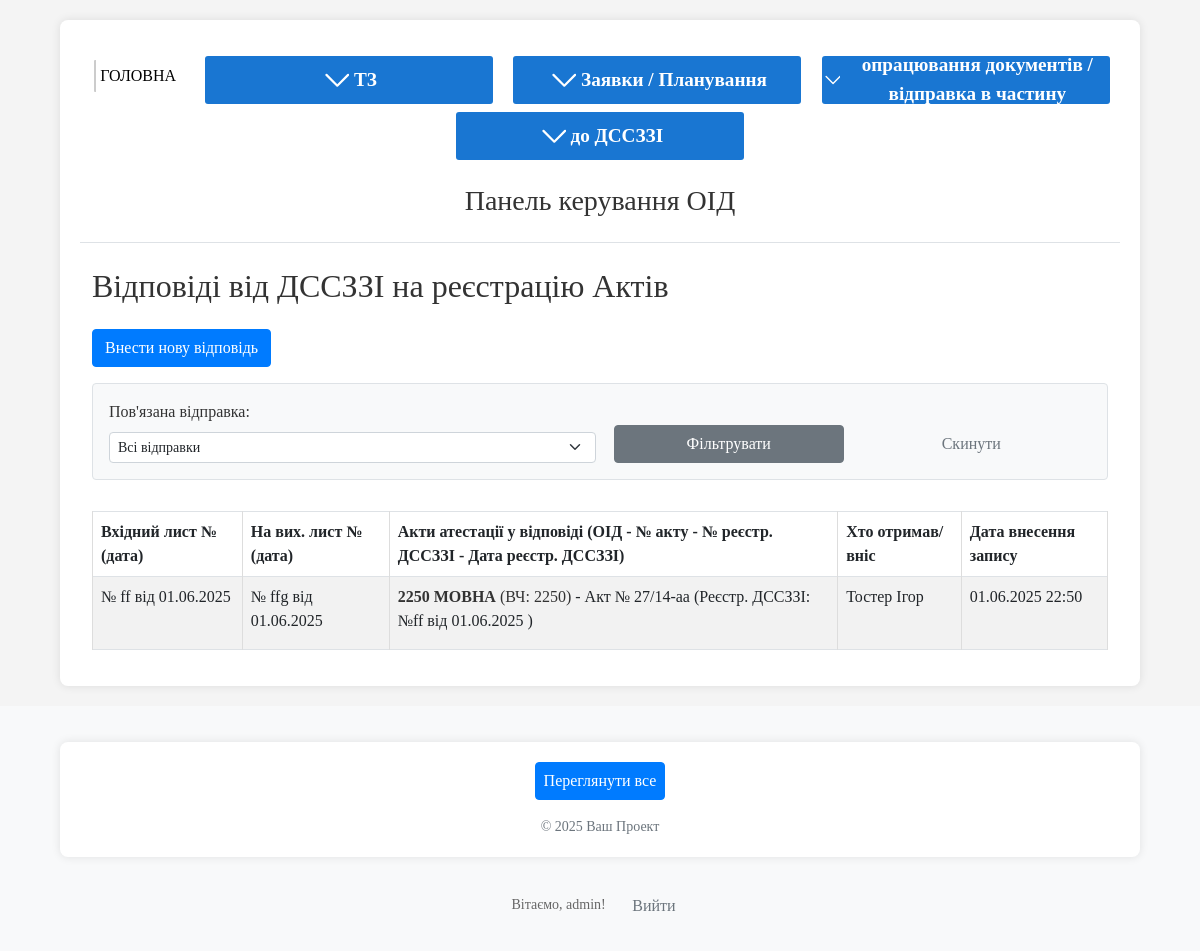
Before: /oids/attestation-responses/ (signed in) with the older database file.
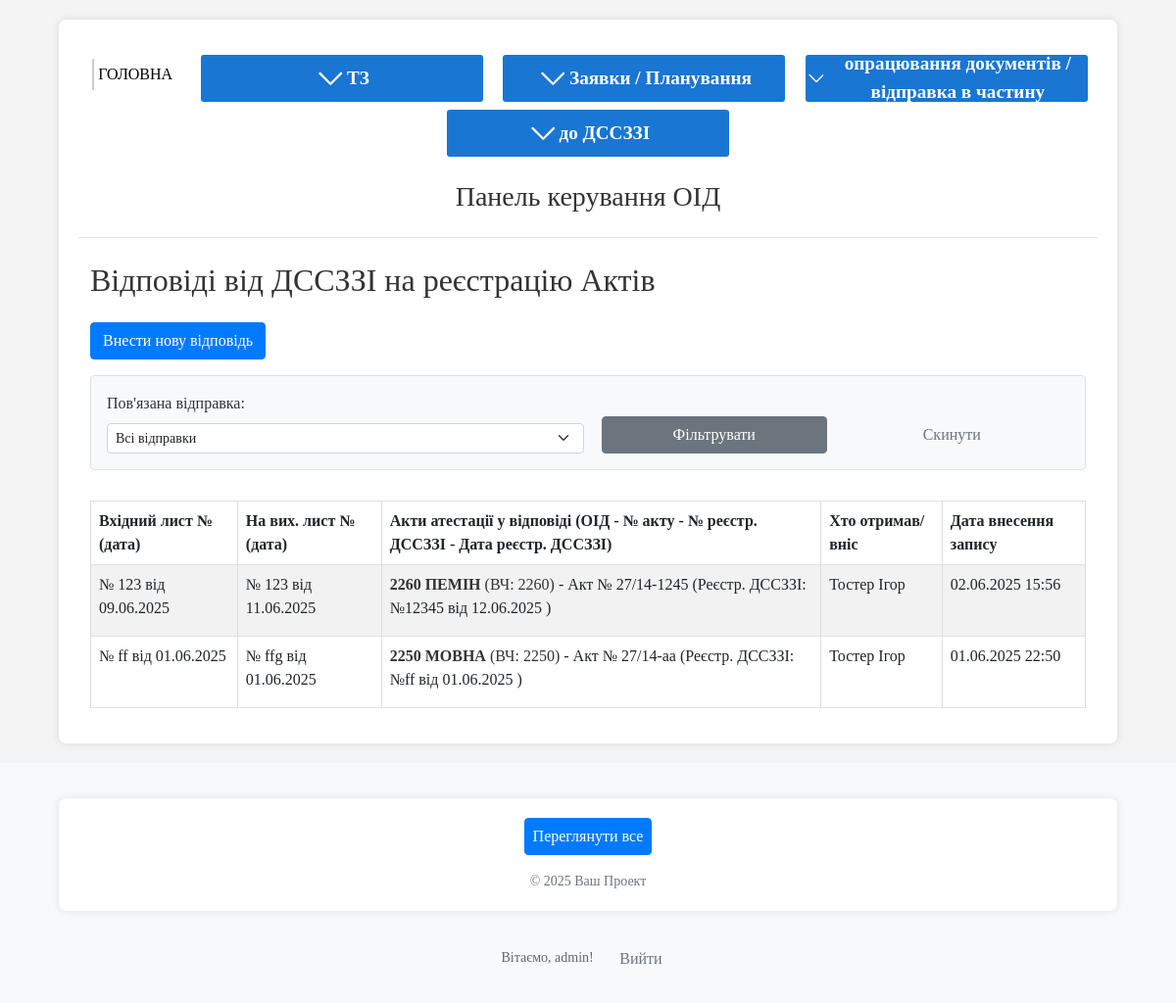
After: the same page with the newer database file.
### oids/models.py (models this page shows, shortened)
class AttestationResponse(models.Model):
    attestation_registration_sent = models.OneToOneField(
        AttestationRegistration,
        on_delete=models.CASCADE,
        verbose_name="Пов'язана відправка (вихідний лист)",
        related_name='response_received'
    )
    response_letter_number = models.CharField(
        max_length=50,
        verbose_name="Вхідний номер листа-відповіді"
    )
    response_letter_date = models.DateField(
        verbose_name="Дата вхідного листа-відповіді"
    )
    received_by = models.ForeignKey(
        Person,
        on_delete=models.SET_NULL,
        null=True,
        blank=True,
        verbose_name="Хто отримав/вніс відповідь",
        related_name='processed_attestation_responses'
    )
    note = models.TextField(blank=True, null=True, verbose_name="Примітка до відповіді")
    created_at = models.DateTimeField(auto_now_add=True)
    updated_at = models.DateTimeField(auto_now=True)
    history = HistoricalRecords()
    class Meta:
        verbose_name = "Відповідь на реєстрацію (ДССЗЗІ)"
        verbose_name_plural = "Відповіді на реєстрацію (ДССЗЗІ)"
        ordering = ['-response_letter_date', '-id']

class AttestationRegistration(models.Model):
    units = models.ManyToManyField(
        Unit,
        verbose_name="Військові частини (акти яких включено)",
        related_name='sent_for_attestation_registrations',
        blank=True
    )
    outgoing_letter_number = models.CharField(
        max_length=50,
        verbose_name="Вихідний номер листа до ДССЗЗІ"
    )
    outgoing_letter_date = models.DateField(
        verbose_name="Дата вихідного листа"
    )
    sent_by = models.ForeignKey(
        Person,
        on_delete=models.SET_NULL,
        null=True,
        blank=True,
        verbose_name="Хто відправив лист",
        related_name='sent_attestation_packages'
    )
    status = models.CharField(
        max_length=25,
        choices=AttestationRegistrationStatusChoices.choices,
        default=AttestationRegistrationStatusChoices.SENT,
        verbose_name="Статус відправки"
    )
    note = models.TextField(
        blank=True,
        null=True,
        verbose_name="Примітка до відправки"
    )
    created_at = models.DateTimeField(auto_now_add=True, verbose_name="Дата створення запису")
    updated_at = models.DateTimeField(auto_now=True, verbose_name="Дата останнього оновлення")
    history = HistoricalRecords()
    class Meta:
        verbose_name = "Відправка актів на реєстрацію (ДССЗЗІ)"
        verbose_name_plural = "Відправки актів на реєстрацію (ДССЗЗІ)"
        ordering = ['-outgoing_letter_date', '-id']

class Document(models.Model):
    oid = models.ForeignKey(
        OID,
        on_delete=models.CASCADE,
        verbose_name="ОІД",
        related_name='documents'
    )
    work_request_item = models.ForeignKey(
        WorkRequestItem,
        on_delete=models.SET_NULL,
        blank=True,
        null=True,
        verbose_name="Елемент заявки",
        related_name='produced_documents'
    )
    document_type = models.ForeignKey(
        DocumentType,
        on_delete=models.PROTECT,
        verbose_name="Тип документа"
    )
    document_number = models.CharField(max_length=50, default='27/14-', verbose_name="Підготовлений № документа")
    process_date = models.DateField(verbose_name="Дата опрацювання") # Дата внесення документа
    work_date = models.DateField(verbose_name="Дата проведення робіт") # Дата, коли роботи фактично проводилися
    author = models.ForeignKey(
        'Person', # Використовуємо рядок
        on_delete=models.SET_NULL,
        null=True,
        blank=True,
        verbose_name="Автор документа",
        related_name='authored_documents'
    )
    attachment = models.FileField(upload_to="attestation_docs/", blank=True, null=True, verbose_name="Прикріплений файл (Опційно)")
    note = models.TextField(blank=True, null=True, verbose_name="Примітки")
    created_at = models.DateTimeField(auto_now_add=True, verbose_name="Дата створення запису")
    updated_at = models.DateTimeField(auto_now=True, verbose_name="Дата останнього оновлення")
    expiration_date = models.DateField(verbose_name="Дата завершення дії", blank=True, null=True)
    history = HistoricalRecords()
    attestation_registration_sent = models.ForeignKey(
        'AttestationRegistration', # Використовуємо рядок
        on_delete=models.SET_NULL, # Якщо запис про відправку видаляється, інформація в документі залишається, але без зв'язку
        null=True,
        blank=True,
        verbose_name="Відправлено на реєстрацію ДССЗЗІ (в складі листа)",
        related_name="registered_documents" # Дозволить отримати всі документи в цій відправці
    )
    dsszzi_registered_number = models.CharField(
        max_length=50,
        blank=True,
        null=True,
        verbose_name="Зареєстрований номер в ДССЗЗІ (для цього акту)"
    )
    dsszzi_registered_date = models.DateField(
        blank=True,
        null=True,
        verbose_name="Дата реєстрації в ДССЗЗІ (для цього акту)"
    )
    class Meta:
        verbose_name = "Опрацьований документ"
        verbose_name_plural = "Опрацьовані документи"
        ordering = ['-process_date', '-work_date']

class OID(models.Model):
    unit = models.ForeignKey(
        Unit,
        on_delete=models.CASCADE,
        verbose_name="Військова частина",
        related_name='oids' # Дозволить отримати всі ОІД для частини: `unit_instance.oids.all()`
    )
    oid_type = models.CharField(max_length=10, choices=OIDTypeChoices.choices, verbose_name="Тип ОІД")
    cipher = models.CharField(max_length=100, verbose_name="Шифр ОІД", unique=True) # Додав шифр, як вказано в описі
    sec_level = models.CharField(max_length=15, choices=SecLevelChoices.choices, verbose_name="Гриф")
    full_name = models.CharField(max_length=255, verbose_name="Повна назва ОІД", blank=True, null=True) # Змінив name на full_name
    room = models.CharField(max_length=255, verbose_name="Приміщення №")
    status = models.CharField(max_length=30, choices=OIDStatusChoices.choices, default=OIDStatusChoices.NEW, verbose_name="Поточний стан ОІД")
    note = models.TextField(verbose_name="Примітка", blank=True, null=True)
    created_at = models.DateTimeField(auto_now_add=True, verbose_name="Дата створення запису")
    updated_at = models.DateTimeField(auto_now=True, verbose_name="Дата останнього оновлення")
    history = HistoricalRecords()
    class Meta:
        verbose_name = "Об’єкт інформаційної діяльності (ОІД)"
        verbose_name_plural = "Об’єкти інформаційної діяльності (ОІД)"

class Unit(models.Model):
    territorial_management = models.ForeignKey(
        TerritorialManagement,
        on_delete=models.SET_NULL, # Якщо ТУ видаляється, частина може залишитися, але без прив'язки до ТУ.
        null=True,
        blank=True,
        verbose_name="Територіальне управління",
        related_name='units' # Дозволить отримати всі частини для ТУ: `tu_instance.units.all()`
    )
    code = models.CharField(max_length=50, unique=True, verbose_name="Код частини (номер)")
    name = models.CharField(max_length=255, verbose_name="Назва військової частини", blank=True, null=True) # Можливо, назва не завжди потрібна, якщо є код
    city = models.CharField(max_length=100, verbose_name="Місто розташування") # Збільшив max_length для міст
    distance_from_gu = models.PositiveIntegerField(verbose_name="Відстань від ГУ (км)", blank=True, null=True) # Змінив на PositiveIntegerField
    unit_groups = models.ManyToManyField(
        UnitGroup,
        blank=True,
        verbose_name="Групи військових частин",
        related_name='units' # Дозволить отримати всі частини для групи: `group_instance.units.all()`
    )
    note = models.TextField(verbose_name="Примітки", blank=True, null=True)
    class Meta:
        verbose_name = "Військова частина"
        verbose_name_plural = "Військові частини"

class Person(models.Model):
    full_name = models.CharField(max_length=255, verbose_name="Прізвище, ім'я") # Змінив name на full_name
    position = models.CharField(max_length=255, verbose_name="Посада")
    is_active = models.BooleanField(default=True, verbose_name="Активний") # Додав поле активності
    class Meta:
        verbose_name = "Виконавець"
        verbose_name_plural = "Виконавці"

### oids/views.py (the view)
# urls.py: path('attestation-responses/', views.attestation_response_list_view, name='list_attestation_responses'),
@login_required
def attestation_response_list_view(request):
    response_list_queryset = AttestationResponse.objects.select_related(
        'attestation_registration_sent__sent_by', # Доступ до пов'язаних даних
        'received_by'
    ).order_by('-response_letter_date', '-id')
    filter_att_reg_id_str = request.GET.get('att_reg_id') # Фільтр за ID відправки
    current_filter_att_reg_id = None
    if filter_att_reg_id_str and filter_att_reg_id_str.isdigit():
        current_filter_att_reg_id = int(filter_att_reg_id_str)
        response_list_queryset = response_list_queryset.filter(attestation_registration_sent__id=current_filter_att_reg_id)
    paginator = Paginator(response_list_queryset, 25)
    page_number = request.GET.get('page')
    page_obj = paginator.get_page(page_number)
    context = {
        'page_title': 'Відповіді від ДССЗЗІ на реєстрацію Актів',
        'object_list': page_obj,
        'page_obj': page_obj,
        'all_registrations_sent': AttestationRegistration.objects.order_by('-outgoing_letter_date'), # Для фільтра
        'current_filter_att_reg_id': current_filter_att_reg_id,
    }
    return render(request, 'oids/lists/attestation_response_list.html', context)

### oids/context_processors.py (called while the page is built)
def global_choices(request):
    filtered_oid_status_choices = [
        (OIDStatusChoices.NEW.value, OIDStatusChoices.NEW.label),
        (OIDStatusChoices.RECEIVED_REQUEST.value, OIDStatusChoices.RECEIVED_REQUEST.label),
        (OIDStatusChoices.ACTIVE.value, OIDStatusChoices.ACTIVE.label),
    ]
    return {
        'oid_type_choices_global': OIDTypeChoices.choices,
        'oid_status_choices_global_for_new': filtered_oid_status_choices,
        'oid_status_choices_global_all': OIDStatusChoices.choices,
        'sec_level_choices_global': SecLevelChoices.choices,
    }

### oids/templates/oids/lists/attestation_response_list.html (shortened to what this page needs)
{% extends "oids/base.html" %}
{% block content %}
<div class="container-fluid">
    <h2 class="mb-4">{{ page_title }}</h2>
    <a href="{% url 'oids:record_attestation_response' %}" class="btn btn-primary mb-3">
         Внести нову відповідь
    </a>
    <form method="get" class="mb-3 p-3 border bg-light rounded">
        <div class="row g-2">
            <div class="col-md-6">
                <label for="id_filter_att_reg" class="form-label">Пов'язана відправка:</label>
                 <select name="att_reg_id" id="id_filter_att_reg" class="form-select form-select-sm">
                    <option value="">Всі відправки</option>
                </select>
            </div>
            <div class="col-md-3 d-flex align-items-end">
                <button type="submit" class="btn btn-secondary btn-sm w-100">Фільтрувати</button>
            </div>
            <div class="col-md-3 d-flex align-items-end">
                <a href="{% url 'oids:list_attestation_responses' %}" class="btn btn-outline-secondary btn-sm w-100">Скинути</a>
            </div>
        </div>
    </form>
    {% if object_list %}
    <div class="table-responsive">
        <table class="table table-striped table-bordered table-hover">
            <thead class="thead-dark">
                <tr>
                    <th>Вхідний лист № (дата)</th>
                    <th>На вих. лист № (дата)</th>
                    <th>Акти атестації у відповіді (ОІД - № акту - № реєстр. ДССЗЗІ - Дата реєстр. ДССЗЗІ)</th>
                    <th>Хто отримав/вніс</th>
                    <th>Дата внесення запису</th>
                </tr>
            </thead>
            <tbody>
                {% for response_item in object_list %}
                <tr>
                    <td>№ {{ response_item.response_letter_number }}
						від  {{ response_item.response_letter_date|date:"d.m.Y" }}</td>
                    <td>
                        № {{ response_item.attestation_registration_sent.outgoing_letter_number }}
                        від {{ response_item.attestation_registration_sent.outgoing_letter_date|date:"d.m.Y" }}
                    </td>
                    <td>
                        {% with acts_in_response=response_item.attestation_registration_sent.registered_documents.all %}
                            {% if acts_in_response %}
                                <ul class="list-unstyled mb-0">
                                    {% for act_doc in acts_in_response %}
                                    <li>
                                        <a href="{% url 'oids:oid_detail_view_name' act_doc.oid.id %}#doc-{{act_doc.id}}">
                                            <strong>{{ act_doc.oid.cipher }}</strong> (ВЧ: {{ act_doc.oid.unit.code }})
                                        </a>
                                        - Акт № {{ act_doc.document_number }}
                                        {% if act_doc.dsszzi_registered_number %}
                                            (Реєстр. ДССЗЗІ: №{{ act_doc.dsszzi_registered_number }}
                                            {% if act_doc.dsszzi_registered_date %}
                                                від {{ act_doc.dsszzi_registered_date|date:"d.m.Y" }}
                                            {% endif %})
                                        {% else %}
                                            (не зареєстровано)
                                        {% endif %}
                                    </li>
                                    {% endfor %}
                                </ul>
                            {% else %}
                                <span class="text-muted">Акти не знайдено</span>
                            {% endif %}
                        {% endwith %}
                    </td>
                    <td>{{ response_item.received_by.full_name|default:"-" }}</td>
                    <td>{{ response_item.created_at|date:"d.m.Y H:i" }}</td>
                </tr>
                {% endfor %}
            </tbody>
        </table>
    </div>
    {% else %}
        <p>Відповіді від ДССЗЗІ не знайдено.</p>
    {% endif %}
</div>
{% endblock %}

Changed rows visible on the page:
added AttestationResponse: response_letter_number "123", response_letter_date "09.06.2025", attestation_registration_sent.outgoing_letter_number "123", attestation_registration_sent.outgoing_letter_date "11.06.2025", received_by.full_name "Тостер Ігор", created_at "02.06.2025 15:56"
added Document: oid.cipher "2260 ПЕМІН", oid.unit.code "2260", document_number "27/14-1245", dsszzi_registered_number "12345", dsszzi_registered_date "12.06.2025", shown under "123"
